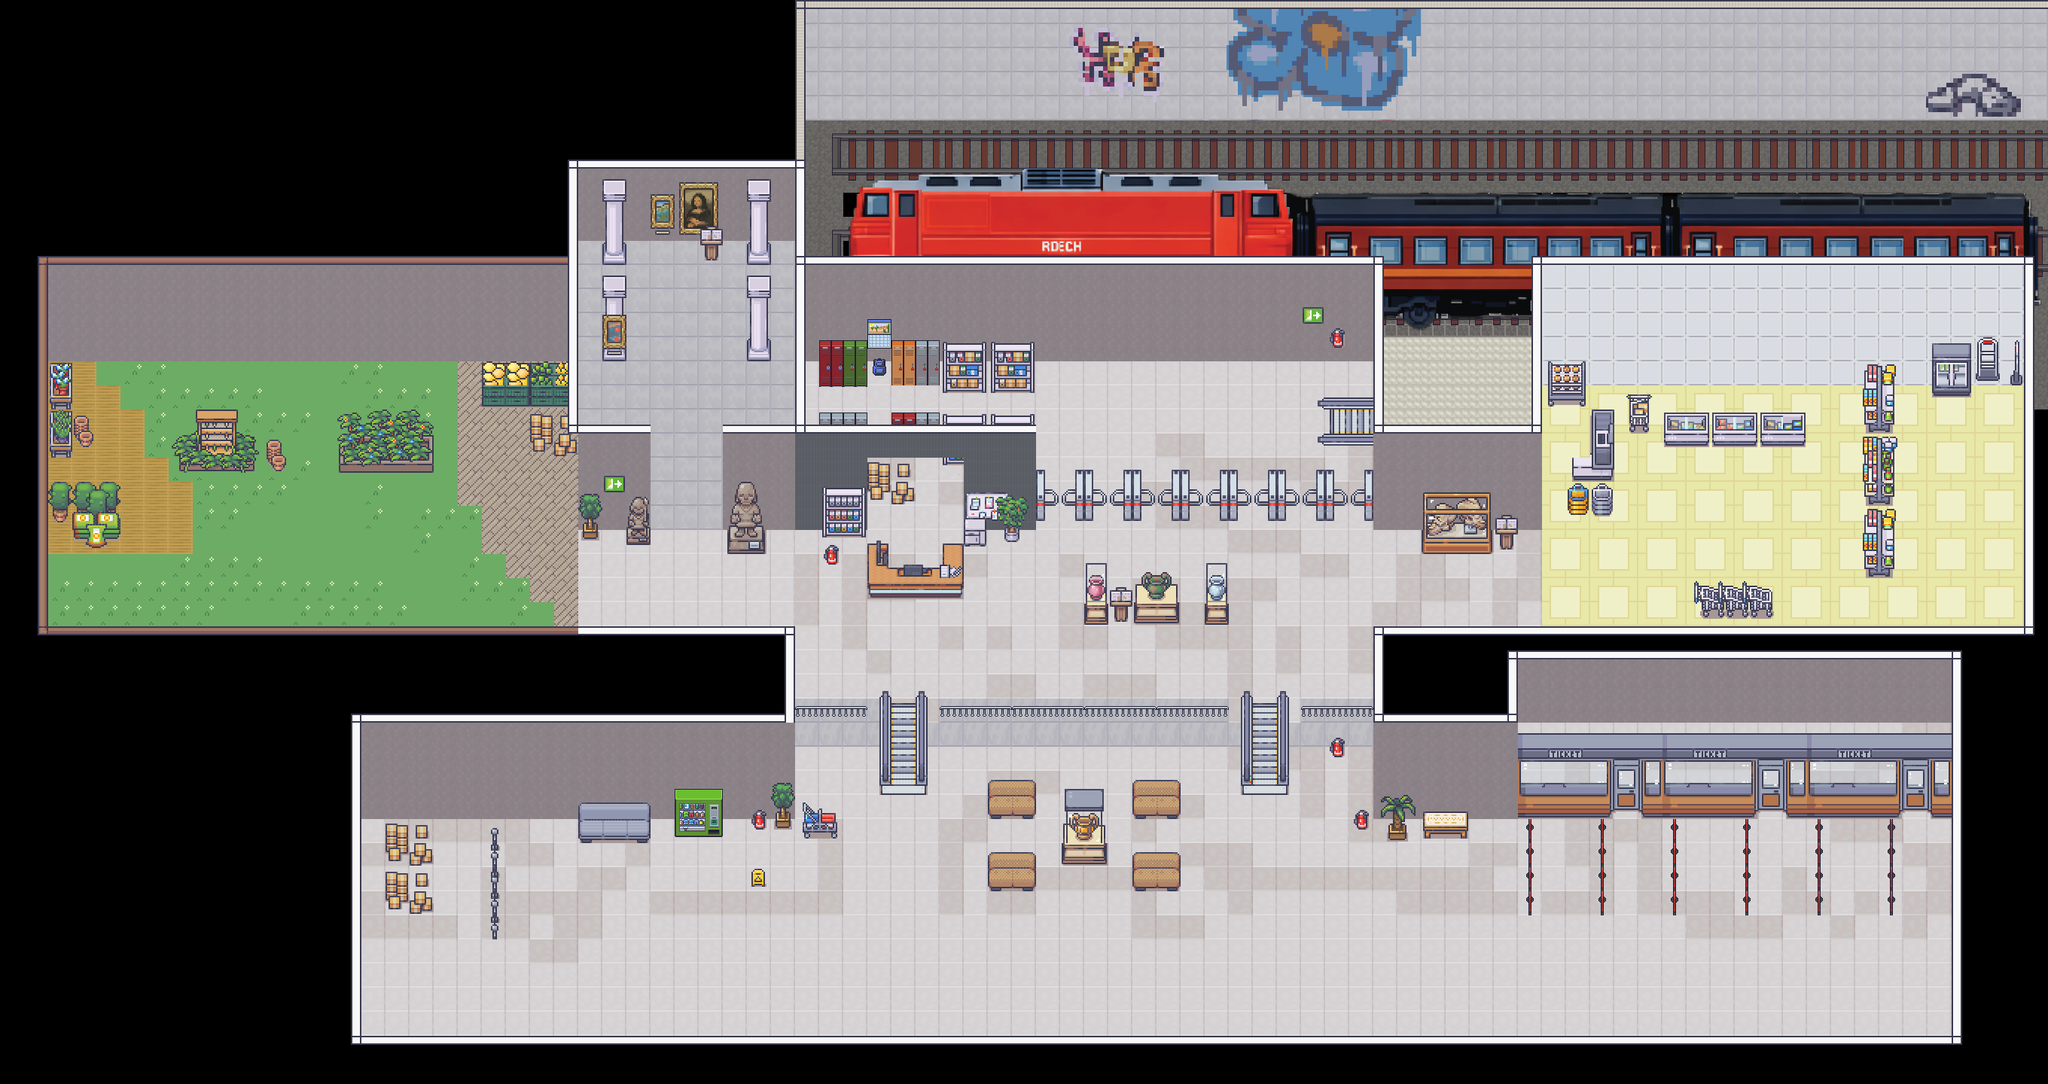

Below is a game level as drawn by its tile map, then a one-line description and the .tmx that defines it (tile-layer data replaced by summaries):
An orthogonal 85x45 tile map with 32x32 px tiles, 11 tile layers (BaseLayer2, RailLayer, TrainLayer, BaseLayer, ...), 14 tilesets and 4 objects (trainspawn, ticket1, ticket2, ticket3).

<map version="1.10" tiledversion="1.11.2" orientation="orthogonal" renderorder="right-down" width="85" height="45" tilewidth="32" tileheight="32" infinite="0" nextlayerid="23" nextobjectid="8">
 <editorsettings>
  <export target="trainstation.tmj" format="json" />
 </editorsettings>
 <tileset firstgid="1" name="Room_Builder_32x32" tilewidth="32" tileheight="32" tilecount="8284" columns="76">
  <image source="3_roombuilder.png" width="2432" height="3488" />
 </tileset>
 <tileset firstgid="8285" name="1_gatherdeco1" tilewidth="32" tileheight="32" tilecount="3960" columns="36">
  <image source="1_gatherdeco1.png" width="1152" height="3545" />
 </tileset>
 <tileset firstgid="12245" name="4_bedroom" tilewidth="32" tileheight="32" tilecount="1712" columns="16">
  <image source="4_bedroom.png" width="512" height="3424" />
 </tileset>
 <tileset firstgid="13957" name="2_gatherdeco2" tilewidth="32" tileheight="32" tilecount="3996" columns="36">
  <image source="2_gatherdeco2.png" width="1152" height="3560" />
 </tileset>
 <tileset firstgid="17953" name="5_bathroom" tilewidth="32" tileheight="32" tilecount="896" columns="16">
  <image source="5_bathroom.png" width="512" height="1792" />
 </tileset>
 <tileset firstgid="18849" name="6_kitchen" tilewidth="32" tileheight="32" tilecount="784" columns="16">
  <image source="6_kitchen.png" width="512" height="1568" />
 </tileset>
 <tileset firstgid="19633" name="7_livingroom" tilewidth="32" tileheight="32" tilecount="720" columns="16">
  <image source="7_livingroom.png" width="512" height="1440" />
 </tileset>
 <tileset firstgid="20353" name="8_generic" tilewidth="32" tileheight="32" tilecount="1248" columns="16">
  <image source="8_generic.png" width="512" height="2496" />
 </tileset>
 <tileset firstgid="21601" name="9_airport" tilewidth="32" tileheight="32" tilecount="1952" columns="16">
  <image source="9_airport.png" width="512" height="3904" />
 </tileset>
 <tileset firstgid="23553" name="10_city" tilewidth="32" tileheight="32" tilecount="896" columns="56">
  <image source="10_city.png" width="1792" height="512" />
 </tileset>
 <tileset firstgid="24449" name="11_grocery" tilewidth="32" tileheight="32" tilecount="1248" columns="16">
  <image source="11_grocery.png" width="512" height="2496" />
 </tileset>
 <tileset firstgid="25697" name="12_hospital" tilewidth="32" tileheight="32" tilecount="1760" columns="16">
  <image source="12_hospital.png" width="512" height="3520" />
 </tileset>
 <tileset firstgid="27457" name="13_train" tilewidth="32" tileheight="32" spacing="3" margin="2" tilecount="1734" columns="51">
  <image source="13_train.png" width="1815" height="1210" />
 </tileset>
 <tileset firstgid="29191" name="19_graffiti32x32" tilewidth="32" tileheight="32" spacing="3" margin="2" tilecount="1849" columns="43">
  <image source="19_graffiti32x32.png" width="1536" height="1536" />
 </tileset>
 <layer id="16" name="BaseLayer2" width="85" height="45">
  <data>[3825 cells, 672 non-empty, 13 distinct tile ids]</data>
 </layer>
 <objectgroup id="19" name="Object">
  <object id="1" name="trainspawn" x="2464" y="1290.33">
   <point />
  </object>
  <object id="4" name="ticket1" x="571" y="1328">
   <point />
  </object>
  <object id="5" name="ticket2" x="908" y="452">
   <point />
  </object>
  <object id="6" name="ticket3" x="2607.33" y="696.667">
   <point />
  </object>
 </objectgroup>
 <layer id="15" name="RailLayer" width="85" height="45">
  <data>[3825 cells, 229 non-empty, 17 distinct tile ids]</data>
 </layer>
 <layer id="21" name="TrainLayer" width="85" height="45">
  <data>[3825 cells, 401 non-empty, 401 distinct tile ids]</data>
 </layer>
 <layer id="8" name="BaseLayer" width="85" height="45">
  <data>[3825 cells, 2175 non-empty, 101 distinct tile ids]</data>
 </layer>
 <layer id="11" name="BorderLayer" width="85" height="45">
  <data>[3825 cells, 308 non-empty, 13 distinct tile ids]</data>
 </layer>
 <layer id="12" name="BorderLayer2" width="85" height="45">
  <data>[3825 cells, 113 non-empty, 11 distinct tile ids]</data>
 </layer>
 <layer id="9" name="ItemLayer" width="85" height="45">
  <data>[3825 cells, 345 non-empty, 180 distinct tile ids]</data>
 </layer>
 <layer id="10" name="ItemLayer2" width="85" height="45">
  <data>[3825 cells, 175 non-empty, 127 distinct tile ids]</data>
 </layer>
 <layer id="13" name="ItemLayer3" width="85" height="45">
  <data>[3825 cells, 82 non-empty, 46 distinct tile ids]</data>
 </layer>
 <layer id="17" name="BorderLayer3" width="85" height="45">
  <data>[3825 cells, 14 non-empty, 4 distinct tile ids]</data>
 </layer>
 <layer id="18" name="EscalatorLayer" width="85" height="45">
  <data>[3825 cells, 30 non-empty, 15 distinct tile ids]</data>
 </layer>
</map>
